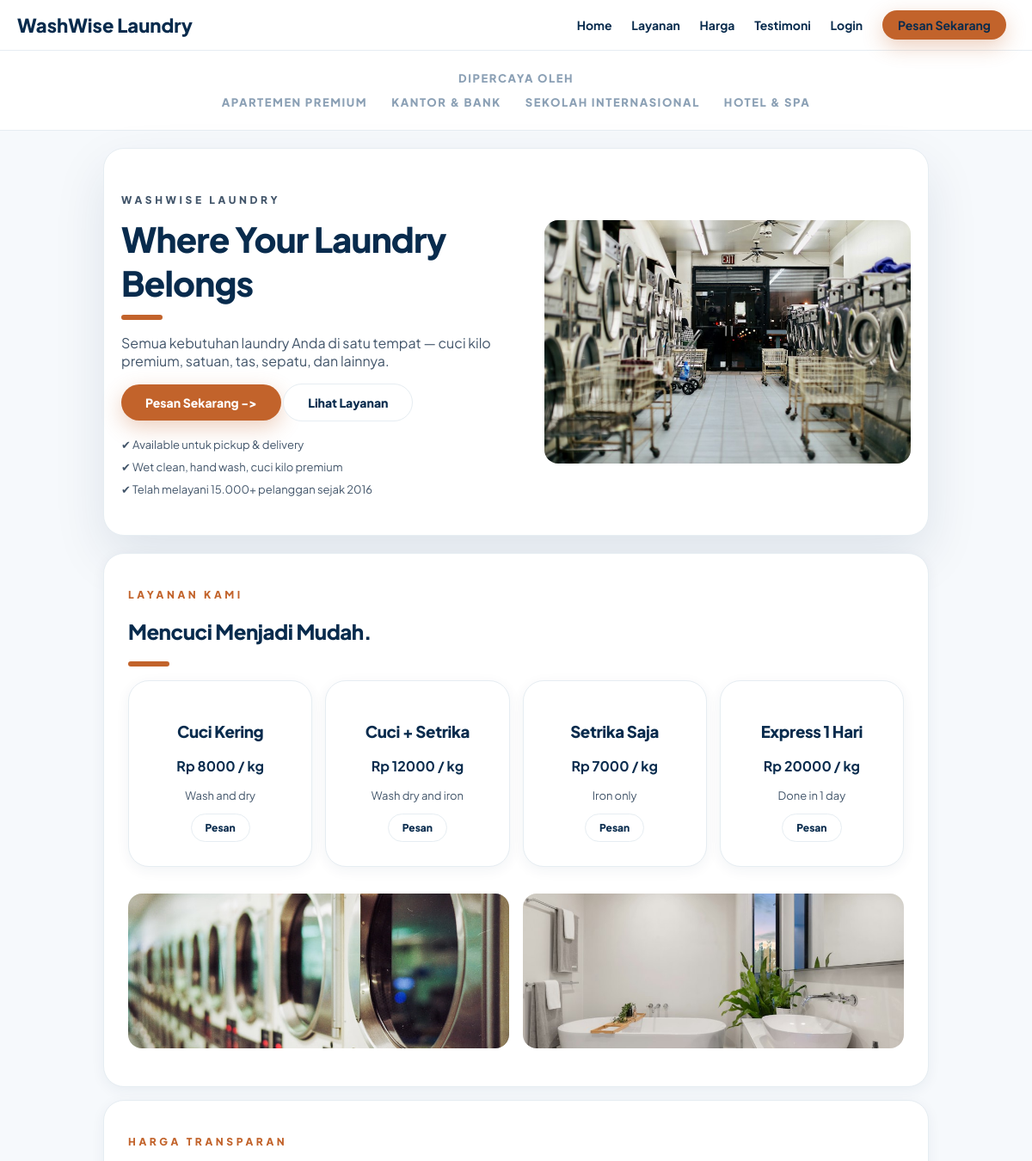
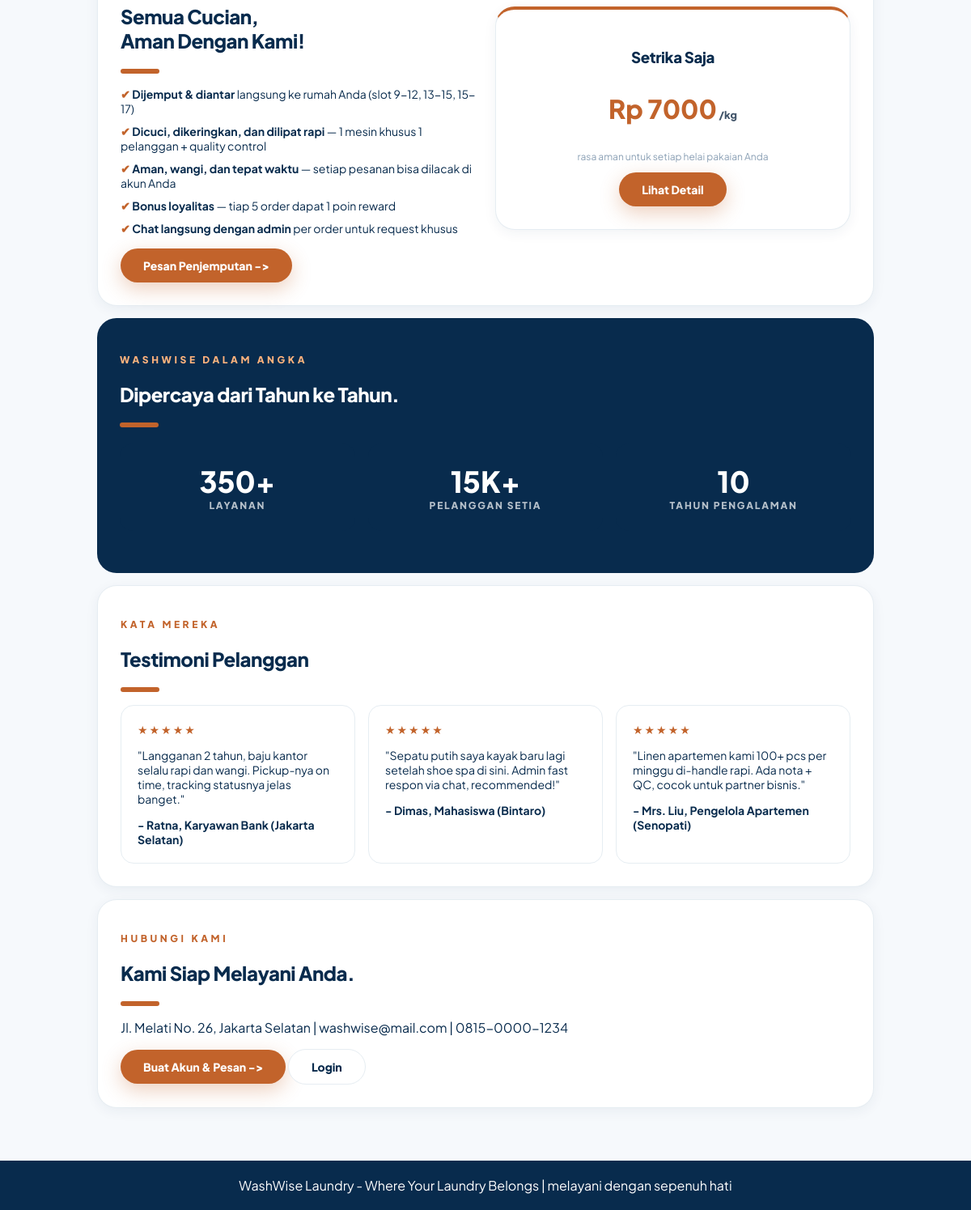
The page / on the database its author committed (2 pictures, top to bottom).
### tables this page shows
CREATE TABLE `services` (
  `id` int(11) NOT NULL,
  `name` varchar(100) DEFAULT NULL,
  `price_per_kg` int(11) DEFAULT NULL,
  `description` text DEFAULT NULL
);

### index.php (the view, shortened to what this page needs)
<?php include "config.php";
$cheap = mysqli_fetch_assoc(mysqli_query($conn, "SELECT * FROM services ORDER BY price_per_kg ASC LIMIT 1"));
?>
<html>
<head>
<link rel="stylesheet" href="style.css">
</head>
<body>
<div class="navbar">
  <div class="logo">WashWise Laundry</div>
  <div>
    <a href="index.php">Home</a>
    <a href="#layanan">Layanan</a>
    <a href="#harga">Harga</a>
    <a href="#testimoni">Testimoni</a>
    <a href="login.php">Login</a>
    <a href="register.php" class="btn btn-blue" style="padding:8px 18px;">Pesan Sekarang</a>
  </div>
</div>
<div class="trust">
  <span>Dipercaya Oleh</span><br>
  <span>Apartemen Premium</span><span>Kantor & Bank</span><span>Sekolah Internasional</span><span>Hotel & Spa</span>
</div>
<div class="container">
  <div class="hero">
    <div class="hero-grid">
      <div>
        <p class="eyebrow">WashWise Laundry</p>
        <h1>Where Your Laundry Belongs</h1>
        <span class="accent-bar"></span>
        <p>Semua kebutuhan laundry Anda di satu tempat — cuci kilo premium, satuan, tas, sepatu, dan lainnya.</p>
        <a href="register.php" class="btn btn-blue">Pesan Sekarang -></a>
        <a href="#layanan" class="btn btn-beige">Lihat Layanan</a>
        <div class="hero-badges">
          ✔ Available untuk pickup & delivery<br>
          ✔ Wet clean, hand wash, cuci kilo premium<br>
          ✔ Telah melayani 15.000+ pelanggan sejak 2016
        </div>
      </div>
      <div>
        <img src="img/folded.jpg" alt="Tumpukan pakaian bersih WashWise" class="hero-img">
      </div>
    </div>
  </div>
  <div class="card" id="layanan">
    <p class="eyebrow">Layanan Kami</p>
    <h2>Mencuci Menjadi Mudah.</h2>
    <span class="accent-bar"></span>
    <div class="price-list" style="margin-top:16px;">
      <?php
      $q = mysqli_query($conn, "SELECT * FROM services");
      while ($s = mysqli_fetch_assoc($q)) {
        echo "<div class='card price-card'>";
        echo "<h3>" . htmlspecialchars($s["name"]) . "</h3>";
        echo "<p><b>Rp " . $s["price_per_kg"] . " / kg</b></p>";
        echo "<p style='font-size:13px;color:#42556a;'>" . htmlspecialchars($s["description"]) . "</p>";
        echo "<a href='register.php' class='btn btn-beige' style='font-size:12px;padding:8px 16px;'>Pesan</a>";
        echo "</div>";
      }
      ?>
    </div>
    <div class="banner-row">
      <img src="img/machines.jpg" alt="Mesin laundry modern">
      <img src="img/washroom.jpg" alt="Ruang cuci bersih">
    </div>
  </div>
  <div class="card" id="harga">
    <div class="split">
      <div>
        <p class="eyebrow">Harga Transparan</p>
        <h2>Semua Cucian,<br>Aman Dengan Kami!</h2>
        <span class="accent-bar"></span>
        <ul class="check">
          <li><b>Dijemput & diantar</b> langsung ke rumah Anda (slot 9-12, 13-15, 15-17)</li>
          <li><b>Dicuci, dikeringkan, dan dilipat rapi</b> — 1 mesin khusus 1 pelanggan + quality control</li>
          <li><b>Aman, wangi, dan tepat waktu</b> — setiap pesanan bisa dilacak di akun Anda</li>
          <li><b>Bonus loyalitas</b> — tiap 5 order dapat 1 poin reward</li>
          <li><b>Chat langsung dengan admin</b> per order untuk request khusus</li>
        </ul>
        <a href="register.php" class="btn btn-blue">Pesan Penjemputan -></a>
      </div>
      <div>
        <div class="card price-card" style="border-top:4px solid #C2632B;">
          <h3><?php echo $cheap ? htmlspecialchars($cheap["name"]) : "Regular Kilo"; ?></h3>
          <p style="font-size:32px;font-weight:800;color:#C2632B;">Rp <?php echo $cheap ? $cheap["price_per_kg"] : "8000"; ?><span style="font-size:13px;color:#42556a;"> /kg</span></p>
          <p style="font-size:12px;color:#8BA0B5;">rasa aman untuk setiap helai pakaian Anda</p>
          <a href="register.php" class="btn btn-blue">Lihat Detail</a>
        </div>
      </div>
    </div>
  </div>
  <div class="dark-band">
    <p class="eyebrow">WashWise Dalam Angka</p>
    <h2>Dipercaya dari Tahun ke Tahun.</h2>
    <span class="accent-bar"></span>
    <div class="stat-grid">
      <div class="stat-card"><div class="num">350+</div><div class="lbl">Layanan</div></div>
      <div class="stat-card"><div class="num">15K+</div><div class="lbl">Pelanggan Setia</div></div>
      <div class="stat-card"><div class="num">10</div><div class="lbl">Tahun Pengalaman</div></div>
    </div>
  </div>
  <div class="card" id="testimoni">
    <p class="eyebrow">Kata Mereka</p>
    <h2>Testimoni Pelanggan</h2>
    <span class="accent-bar"></span>
    <div class="testi-grid" style="margin-top:16px;">
      <div class="testi">
        <div class="stars">★★★★★</div>
        <p>"Langganan 2 tahun, baju kantor selalu rapi dan wangi. Pickup-nya on time, tracking statusnya jelas banget."</p>
        <b>- Ratna, Karyawan Bank (Jakarta Selatan)</b>
      </div>
      <div class="testi">
        <div class="stars">★★★★★</div>
        <p>"Sepatu putih saya kayak baru lagi setelah shoe spa di sini. Admin fast respon via chat, recommended!"</p>
        <b>- Dimas, Mahasiswa (Bintaro)</b>
      </div>
      <div class="testi">
        <div class="stars">★★★★★</div>
        <p>"Linen apartemen kami 100+ pcs per minggu di-handle rapi. Ada nota + QC, cocok untuk partner bisnis."</p>
        <b>- Mrs. Liu, Pengelola Apartemen (Senopati)</b>
      </div>
    </div>
  </div>
  <div class="card">
    <p class="eyebrow">Hubungi Kami</p>
    <h2>Kami Siap Melayani Anda.</h2>
    <span class="accent-bar"></span>
    <p>Jl. Melati No. 26, Jakarta Selatan | washwise@mail.com | 0815-0000-1234</p>
    <a href="register.php" class="btn btn-blue">Buat Akun & Pesan -></a>
    <a href="login.php" class="btn btn-beige">Login</a>
  </div>
</div>
<div class="footer">WashWise Laundry - Where Your Laundry Belongs | melayani dengan sepenuh hati</div>
</body>
</html>

### style.css (style rules this page uses)
:root { --white: #F6F9FC; --card: #FFFFFF; --sky: #E6EDF2; --blue: #C2632B; --blue-dark: #A0521F; --blue-light: #E08A4E; --gold: #FFB37D; --gold-dark: #C2632B; --dark: #082B4D; --muted: #42556A; --green: #1F6B43; --beige: #E6EDF2; --beige-dark: #8BA0B5; --aqua: #C2632B; --aqua-light: #E08A4E; }
* { box-sizing: border-box; }
body { margin: 0; font-family: 'Plus Jakarta Sans', Inter, Arial, sans-serif; background: var(--white); color: var(--dark); }
h1, h2, h3 { font-weight: 800; letter-spacing: -0.02em; color: var(--dark); }
.eyebrow { font-size: 12px; font-weight: 800; text-transform: uppercase; letter-spacing: 0.3em; color: var(--blue); }
.accent-bar { display: block; height: 6px; width: 48px; border-radius: 999px; background: var(--blue); margin-top: 12px; }
.navbar { background: white; padding: 12px 20px; display: flex; justify-content: space-between; align-items: center; position: sticky; top: 0; border-bottom: 1px solid var(--sky); }
.navbar a { color: var(--dark); text-decoration: none; margin: 0 10px; font-weight: 700; font-size: 14px; }
.logo { font-size: 22px; font-weight: 800; color: var(--dark); }
.container { max-width: 1000px; margin: auto; padding: 20px; }
.hero { text-align: center; padding: 40px 20px; background: var(--card); border: 1px solid var(--sky); border-radius: 24px; margin-bottom: 20px; box-shadow: 0 24px 60px rgba(8,43,77,0.10); }
.hero h1 { font-size: 40px; margin: 8px 0; }
.hero p { color: var(--muted); }
.hero-img { width: 100%; max-height: 320px; object-fit: cover; border-radius: 16px; margin: 16px 0; }
.banner-row { display: grid; grid-template-columns: 1fr 1fr; gap: 16px; margin: 16px 0; }
.banner-row img { width: 100%; height: 180px; object-fit: cover; border-radius: 16px; }
.card, form.box { background: var(--card); border: 1px solid var(--sky); border-radius: 24px; padding: 28px; margin-bottom: 15px; box-shadow: 0 4px 16px rgba(8,43,77,0.06); }
.stat-grid { display: grid; grid-template-columns: repeat(3, 1fr); gap: 16px; margin: 20px 0; }
.stat-card { background: var(--dark); color: white; border-radius: 16px; padding: 24px; text-align: center; }
.stat-card .num { font-size: 36px; font-weight: 800; }
.stat-card .lbl { font-size: 12px; font-weight: 800; text-transform: uppercase; letter-spacing: 0.15em; opacity: 0.7; }
.price-list { display: flex; gap: 15px; flex-wrap: wrap; }
.price-card { flex: 1; min-width: 200px; text-align: center; }
.price-card h3 { color: var(--dark); }
.btn { display: inline-flex; align-items: center; justify-content: center; gap: 8px; padding: 12px 28px; border: none; border-radius: 999px; cursor: pointer; text-decoration: none; font-weight: 800; font-size: 14px; transition: transform 0.15s, background 0.15s; }
.btn-blue { background: var(--blue); color: white; box-shadow: 0 8px 24px rgba(194,99,43,0.3); }
.btn-beige { background: white; color: var(--dark); border: 1px solid var(--sky); }
.footer { background: var(--dark); color: white; text-align: center; padding: 20px; margin-top: 30px; }
.trust { background: white; border-bottom: 1px solid var(--sky); padding: 18px 20px; text-align: center; }
.trust span { display: inline-block; margin: 6px 14px; font-size: 13px; font-weight: 800; text-transform: uppercase; letter-spacing: 0.12em; color: var(--beige-dark); }
.hero-grid { display: grid; grid-template-columns: 1.1fr 1fr; gap: 24px; align-items: center; text-align: left; }
.hero-badges { margin-top: 14px; font-size: 13px; color: var(--muted); line-height: 2; }
.check li { list-style: none; margin: 10px 0; color: var(--dark); font-size: 14px; }
.check { padding: 0; }
.check li:before { content: "✔ "; color: var(--blue); font-weight: 800; }
.split { display: grid; grid-template-columns: 1fr 1fr; gap: 24px; align-items: center; }
.dark-band { background: var(--dark); color: white; border-radius: 24px; padding: 32px 28px; margin-bottom: 15px; }
.dark-band h2, .dark-band .eyebrow { color: white; }
.dark-band .eyebrow { color: var(--gold); }
.testi-grid { display: grid; grid-template-columns: repeat(3, 1fr); gap: 16px; }
.testi { background: white; border: 1px solid var(--sky); border-radius: 16px; padding: 20px; font-size: 14px; }
.testi b { display: block; margin-top: 10px; }
.stars { color: var(--gold-dark); letter-spacing: 2px; }

### rows shown on the page
services: name "Cuci Kering", price_per_kg "8000", description "Wash and dry"
services: name "Cuci + Setrika", price_per_kg "12000", description "Wash dry and iron"
services: name "Setrika Saja", price_per_kg "7000", description "Iron only"
services: name "Express 1 Hari", price_per_kg "20000", description "Done in 1 day"
